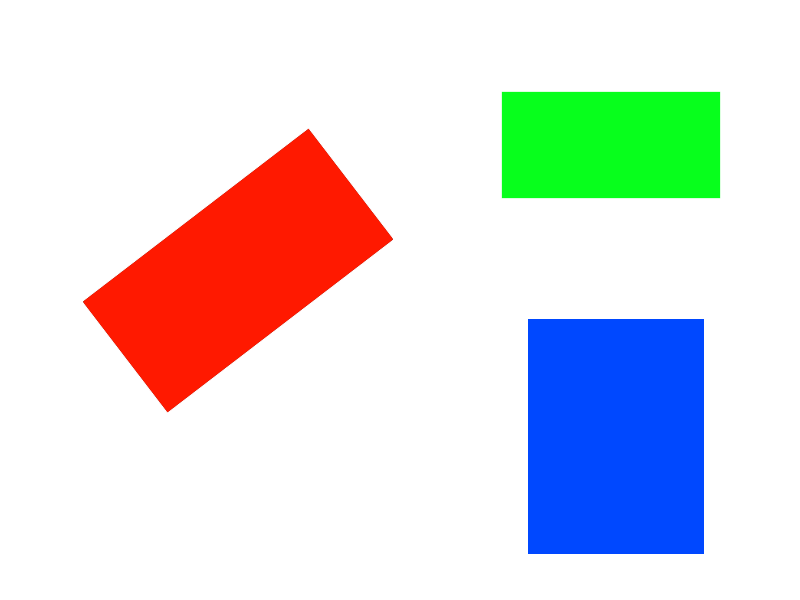
#> input picture Images/test2.png, 800 x 600 px, found by its file name
$ python photocrop.py   (older library calls are emulated)
#> lines starting #> are read from the running program, lines starting #| are printed output that depends on the picture; after the words box and inside, x2 and y2 are one past the last pixel; in counts of white or black regions, pixels touching at a corner belong together
import cv2
import numpy as np
import imutils

image = cv2.imread('../test2.png')
#> image is the input picture: shape (600, 800, 3); mean B, G, R 222.9, 220.2, 221

def getTransformation(box, cntr):
    """[summary]

    Parameters
    ----------
    box : [type]
        [description]
    cntr : [type]
        [description]

    Returns
    -------
    [type]
        [description]
    """

    width = int(cntr[1][0])
    height = int(cntr[1][1])

    src_pts = box.astype("int")
    # coordinate of the points in box points after the rectangle has been
    # straightened
    dst_pts = np.array([[0, height - 1],
                        [0, 0],
                        [width - 1, 0],
                        [width - 1, height - 1]], dtype="int")

    # the perspective transformation matrix
    M = cv2.getPerspectiveTransform(src_pts, dst_pts)

    return M

def findImages(image):
    """
    """

    # Images
    imgList = []

    # Convert to grayscale
    gray = cv2.cvtColor(image, cv2.COLOR_BGR2GRAY)
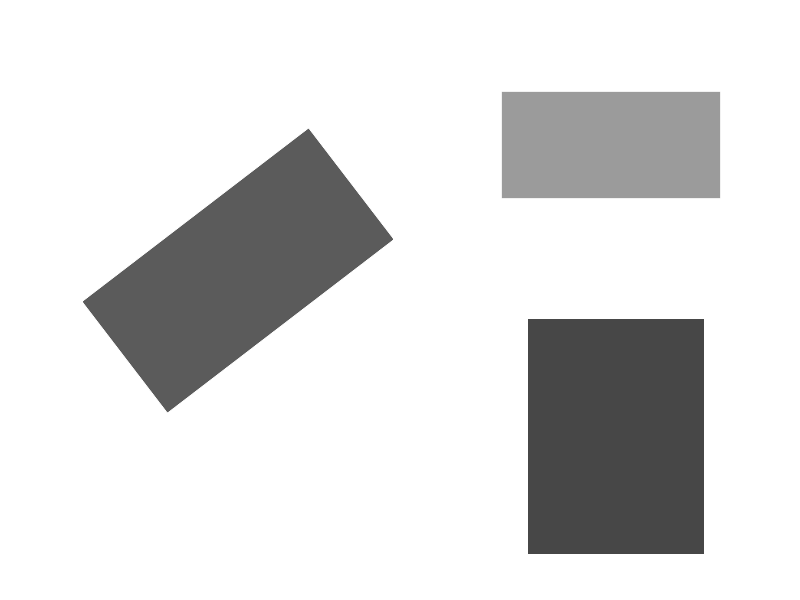
#> gray: shape (600, 800); min 71, max 255, mean 220.7

    # Blur image (Low Pass Filter)
    gray = cv2.GaussianBlur(gray, (5, 5), 0)

    ret, th = cv2.threshold(gray,210,235,1)
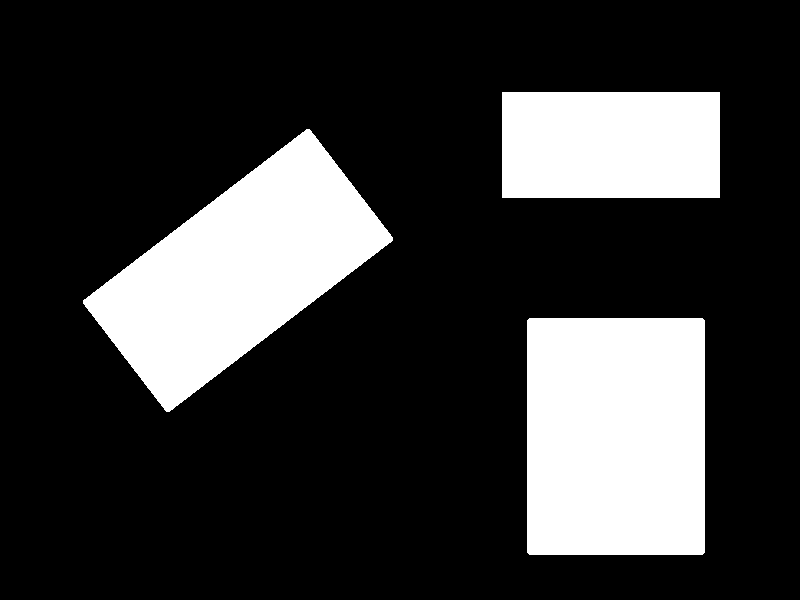
#> th: shape (600, 800); values 0 (black) and 235 (white), 22% white; 3 white regions, box (x1, y1, x2, y2) and area: (527, 318, 705, 555) 42174, (83, 129, 393, 412) 40325, (502, 92, 720, 198) 23108

    # Edge Detection
    edged = cv2.Canny(th, 25, 200)
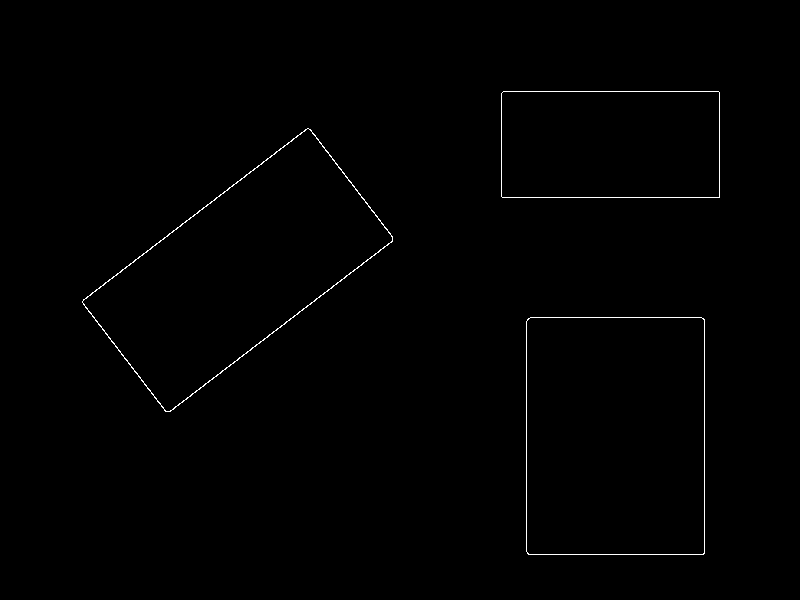
#> edged: shape (600, 800); 0.52% white in thin lines or dots, all inside (x1, y1, x2, y2) = (82, 91, 720, 555)


    contours, hierarchy = cv2.findContours(edged.copy(), cv2.RETR_TREE, cv2.CHAIN_APPROX_SIMPLE)
#> contours = 6 contours; box (x1, y1, x2, y2) and area: (526, 317, 705, 555) 42173, (526, 317, 705, 555) 42167, (82, 128, 393, 412) 40497, (82, 128, 393, 412) 40145, (501, 91, 720, 198) 23105, (501, 91, 720, 198) 23104

    # Sort contours by size
    contours = sorted(contours, key = cv2.contourArea, reverse = True)

    for c in contours:
        # Get area of box
        box = cv2.minAreaRect(c)
        box = cv2.cv.BoxPoints(box) if imutils.is_cv2() else cv2.boxPoints(box)
        box = np.array(box, dtype="int")

        Area = image.shape[0]*image.shape[1]
        if Area/10 < cv2.contourArea(box) < Area*2/3:
            cv2.drawContours(image, [box], -1, (0, 255, 0), 2)
#> this loop made 6 passes
#> box on passes 1 to 6: [[703, 553], [525, 553], [525, 316], [703, 316]], [[703, 553], [525, 553], [525, 316], [703, 316]], [[166, 413], [80, 300], [308, 126], [394, 239]], [[166, 413], [80, 300], [308, 126], [394, 239]], [[719, 197], [501, 197], [501, 91], [719, 91]], [[719, 197], [501, 197], [501, 91], [719, 91]]

            #mtrx = getTransformation(box, c)
            #warped = cv2.warpPerspective(image, mtrx, int(c[1][0]), int(c[1][1]))
            #imgList.append(warped)

    return image

foundImages = findImages(image.copy())
cv2.imshow("Images", foundImages)

cv2.imwrite("markedImg.png", foundImages)
cv2.waitKey(0)
